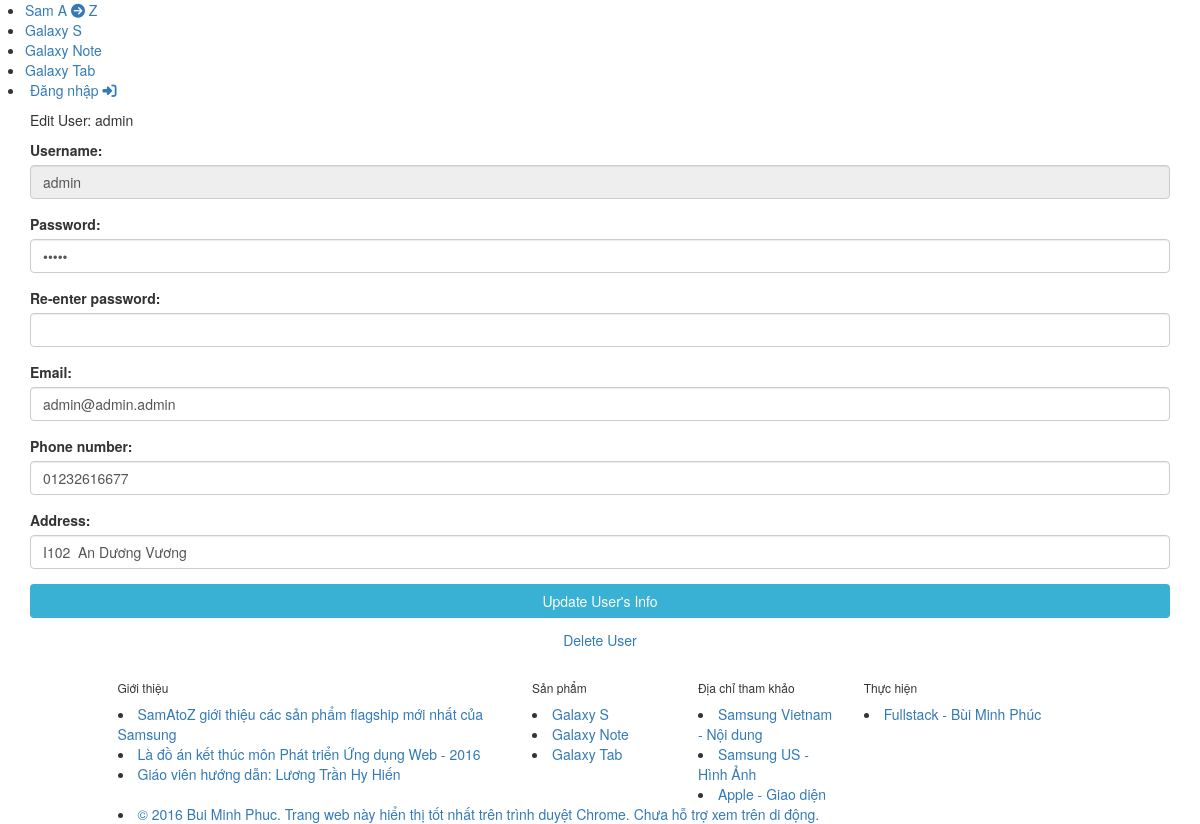
Page /user-edit.php?user_id=54 on the committed database.
### tables this page shows
CREATE TABLE `user` (
  `user_id` int(10) NOT NULL COMMENT 'PRIMARY',
  `username` varchar(20) NOT NULL,
  `password` varchar(100) NOT NULL,
  `phone` varchar(15) NOT NULL,
  `address` varchar(30) NOT NULL,
  `email` varchar(30) NOT NULL,
  `level` int(1) NOT NULL
);

### user-function.php (called while the page is built, shortened)
<?php
include_once("references.php");
include_once("database-connect.php");
function get_user_by_id($user_id)
{
    global $conn;
    $sql = "select * from user where user_id = {$user_id}";
    $query = mysqli_query($conn, $sql);
    $result = array();
    if (mysqli_num_rows($query) > 0){
        $row = mysqli_fetch_assoc($query);
        $result[] = $row;
    }
    return $result;
}
?>

### user-edit.php (the view, shortened to what this page needs)
<?php
include_once("user-function.php");
@$user_id=$_GET['user_id'];
$user = get_user_by_id($user_id);
?>
<!doctype html>
<html>
<head>
<?php include_once("references.php");?>
</head>
<body>
<?php include_once("menu-bar.php");?>
<div class="container">
  <div class="row bmp-bgf5">
    <?php foreach($user as $item){?>
    <div class="col-lg-12">
      <div>
        <p class="bmp-login-header">Edit User: <?php echo @$item['username'];?></p>
      </div>
      <form class="form" method="post">
        <div class="form-group">
          <label for="username">Username:</label>
          <input type="text" class="form-control" id="username" name="username" value="<?php echo @$item['username'];?>" disabled/>
        </div>
        <div class="form-group">
          <label for="password">Password:</label>
          <input type="password" class="form-control" id="password" name="password" value="<?php echo @$item['password'];?>" required/>
        </div>
        <div class="form-group">
          <label for="verify_password">Re-enter password:</label>
          <input type="password" class="form-control" id="verify_password" name="verify_password" value="<?php echo @$item['verify_password'];?>" required/>
        </div>
        <div class="form-group">
          <label for="email">Email:</label>
          <input type="email" class="form-control" id="email" name="email" value="<?php echo @$item['email'];?>" required/>
        </div>
        <div class="form-group">
          <label for="phone">Phone number:</label>
          <input type="number" class="form-control" id="phone" name="phone" value="<?php echo @$item['phone'];?>" required/>
        </div>
        <div class="form-group">
          <label for="address">Address:</label>
          <input type="text" class="form-control" id="address" name="address" value="<?php echo @$item['address'];?>" required/>
        </div>
        <input class="btn btn-block" type="submit" name="update_user" value="Update User's Info" style="background-color:#38B1D5;color:white;"/>
        <a href="user-delete.php?user_id=<?php echo @$item['user_id'];?>" class="btn btn-block hvr-underline-from-center">Delete User</a>
      </form>
    </div>
    <?php }?>
  </div>
</div>
<?php include_once("footer.php");?>
</body>
</html>

### rows in the picture
user: username "admin", email "admin@admin.admin", phone "01232616677", address "I102 An Dương Vương"
